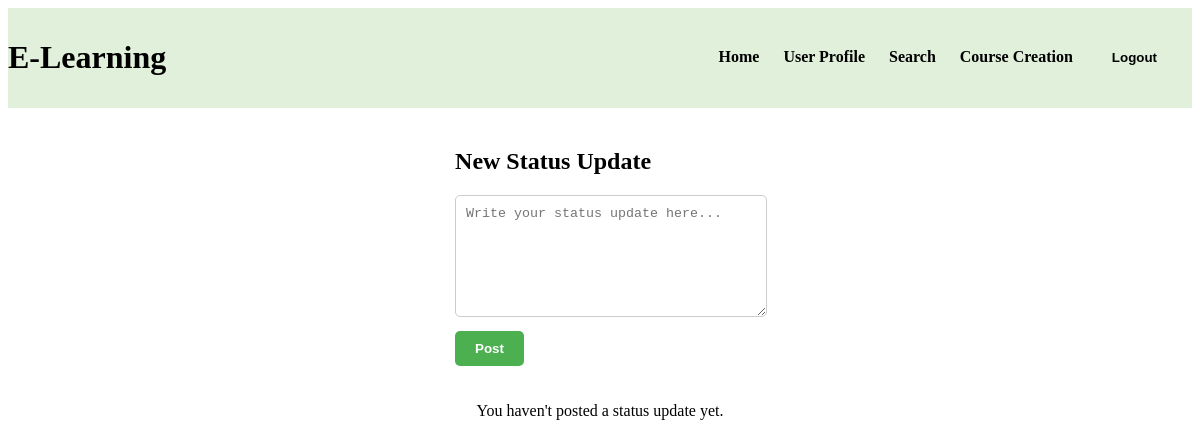
Before: /status/update/ (signed in) with the older database file.
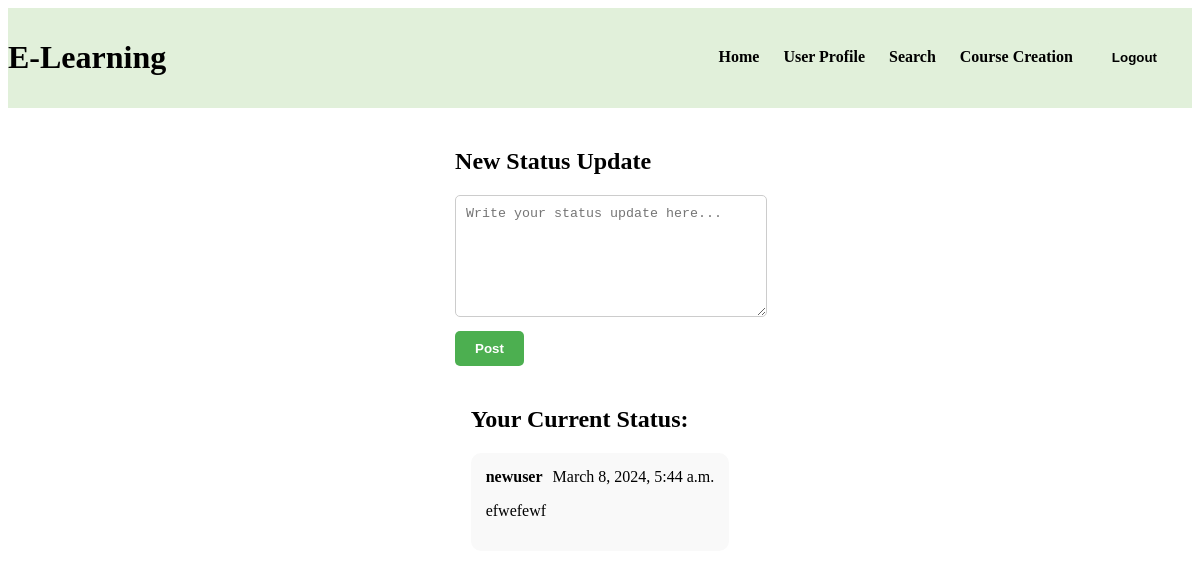
After: the same page with the newer database file.
### el/models.py (models this page shows, shortened)
class StatusUpdate(models.Model):
    user = models.ForeignKey(PortalUser, on_delete=models.CASCADE, related_name='status_updates') # The user who posted the status update
    content = models.TextField() # The content of the status update
    timestamp = models.DateTimeField(auto_now_add=True) # The time the status update was posted

class PortalUser(AbstractUser):
    USER_TYPE_CHOICES = (
        ('student', 'Student'),
        ('teacher', 'Teacher'),
    )
    user_type = models.CharField(max_length=7, choices=USER_TYPE_CHOICES, default='student')
    email = models.EmailField(_('email address'), unique=True)
    photo = models.ImageField(upload_to='user_photos/', blank=True, null=True)
    real_name = models.CharField(max_length=255, null=True, blank=True)
    bio = models.TextField(blank=True,null=True)
    qualifications = models.TextField(blank=True ,null=True)
    class Meta:
        verbose_name = 'Portal User'
        verbose_name_plural = 'Portal Users'
        permissions = [
        ]
    def is_student(self):
        return self.user_type == 'student'

### el/views.py (the view)
# urls.py: path('status/update/', post_status_update, name='post_status_update'),
@login_required
def post_status_update(request):
    if request.method == 'POST':
        form = StatusUpdateForm(request.POST)
        if form.is_valid(): # Check if the form data is valid
            update = form.save(commit=False)
            update.user = request.user
            update.save()
            notification = Notification.objects.create(
                notificationtype="Recent Status Update",
                message=f"{request.user.username} posted a new status update: \n {update.content}",
                redirectURL=f"/profile/{request.user.username}",  # Adjust according to your URL patterns
            )
            all_users = PortalUser.objects.all()    # get all users
            all_user_ids = [user.id for user in all_users]
            notification.recipients.add(*all_users)
            status_poster = request.user.username # get the username of the status poster
            notification_data = {
                "notificationtype": notification.notificationtype,
                "message": notification.message,
                "redirectURL": notification.redirectURL,
                "timestamp": notification.timestamp.isoformat(),
                "recipients": all_user_ids,
                "status_poster": status_poster,
            }
            channel_layer = get_channel_layer()
            async_to_sync(channel_layer.group_send)(
                "notifications_group",
                {
                    "type": "notification.message",
                    "data": notification_data,
                }
            )
            return redirect('post_status_update')
    else:
        form = StatusUpdateForm()
    latest_status = StatusUpdate.objects.filter(user=request.user).order_by('-timestamp').first() # Get the latest status update for the user
    return render(request, 'statusupdate.html', {'form': form, 'status': latest_status})

### el/forms.py
class StatusUpdateForm(forms.ModelForm):
    class Meta:
        model = StatusUpdate
        fields = ['content'] # Only include the desired fields

### el/templates/statusupdate.html (shortened to what this page needs)
<!DOCTYPE html>
<html lang="en">
<head>
    {% load static %}
    <link rel="stylesheet" href="{% static 'css/navbar.css' %}">
    <link rel="stylesheet" href="{% static 'css/statusupdate.css' %}">
</head>
<body>
    <header>
        <div class="logo">
            <h1 class="platform-title">E-Learning</h1>
        </div>
        <nav>
            <ul>
                <li><a href="{% url 'home'%}">Home</a></li>
                {% if user.is_authenticated %}
                <li><a href="{% url 'userprofile' user.username %}">User Profile</a></li>
                    {% if user.user_type == 'student' %}
                    <li><a href="{% url 'enrollment' %}">Apply for Courses</a></li>
                    <li><a href="{% url 'search_page' %}">Search</a></li>
                    {% elif user.user_type == 'teacher' %}
                        <li><a href="{% url 'search_page' %}">Search</a></li>
                        <li><a href="{% url 'create_course' %}">Course Creation</a></li>
                    {% endif %}
                {% else %}
                    <li><a href="/login/">Login</a></li>
                    <li><a href="/register/">Register</a></li>
                {% endif %}
                <form action="{% url 'logout' %}" method="post">
                    <button type="submit">Logout</button>
                </form>
            </ul>
        </nav>
    </header>
    <main>
        <section class="new-status-update">
            <h2>New Status Update</h2>
            <form method="POST" action="{% url 'post_status_update' %}">
                <textarea name="content" placeholder="Write your status update here..."></textarea>
                <button type="submit" class="post-update-btn">Post</button>
            </form>
        </section>
        <section class="current-status">
            {% if status %}
                <h2>Your Current Status:</h2>
                <div class="status-update">
                    <div class="user-info">
                        <span class="username">{{ status.user.username }}</span> {{ status.timestamp }}
                    </div>
                    <p class="update-text">{{ status.content }}</p>
                </div>
            {% else %}
                <p>You haven't posted a status update yet.</p>
            {% endif %}
        </section>
    </main>
</body>
</html>

Changed rows visible on the page:
added StatusUpdate: user.username "newuser", timestamp "March 8, 2024, 5:44 a.m.", content "efwefewf"
Other visible differences:
text no longer shown: "You haven't posted a status update yet."
text now shown: "Your Current Status:"
